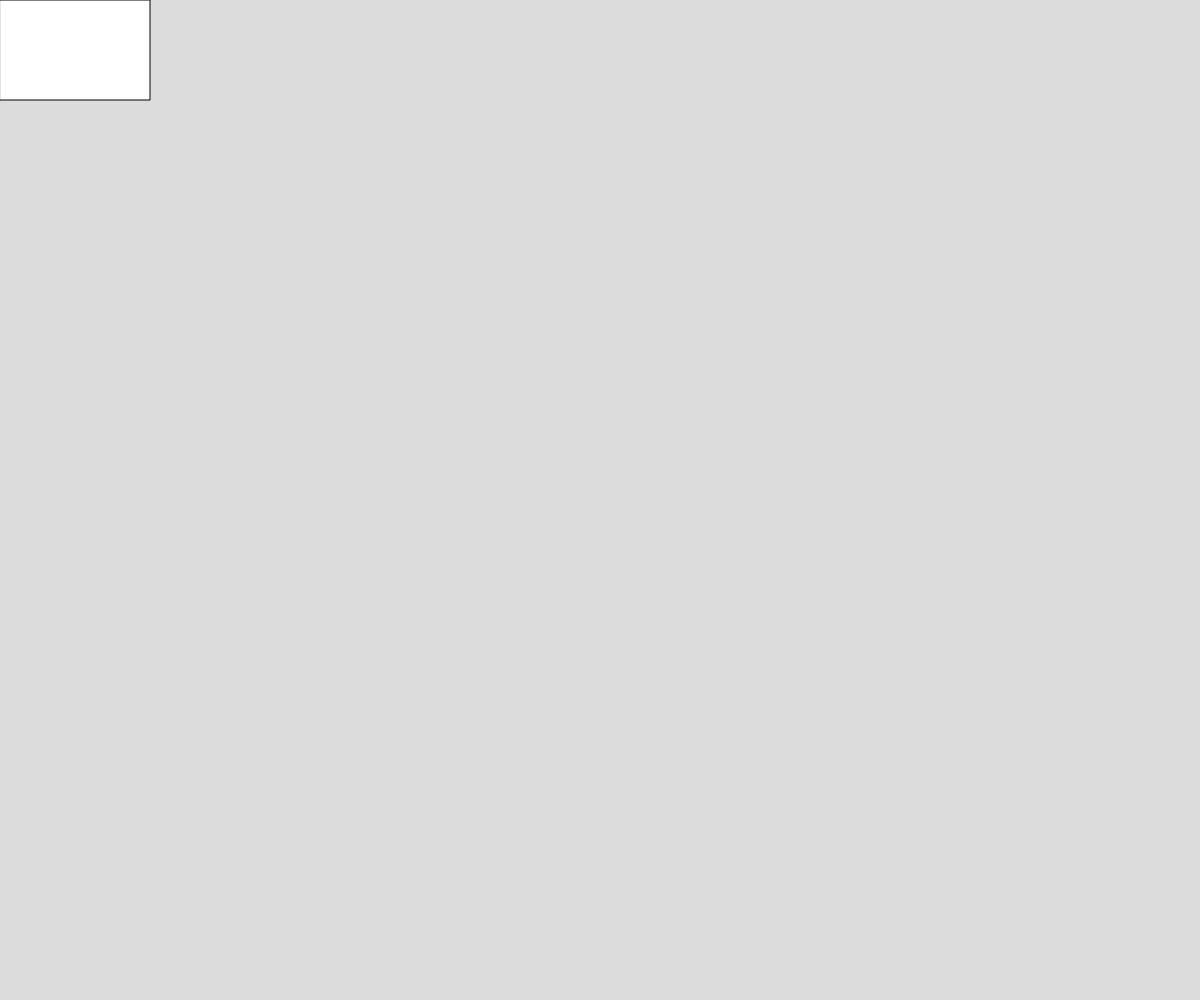
Frame 1 (no input)
Frame 60 (no input): identical to frame 1, image omitted
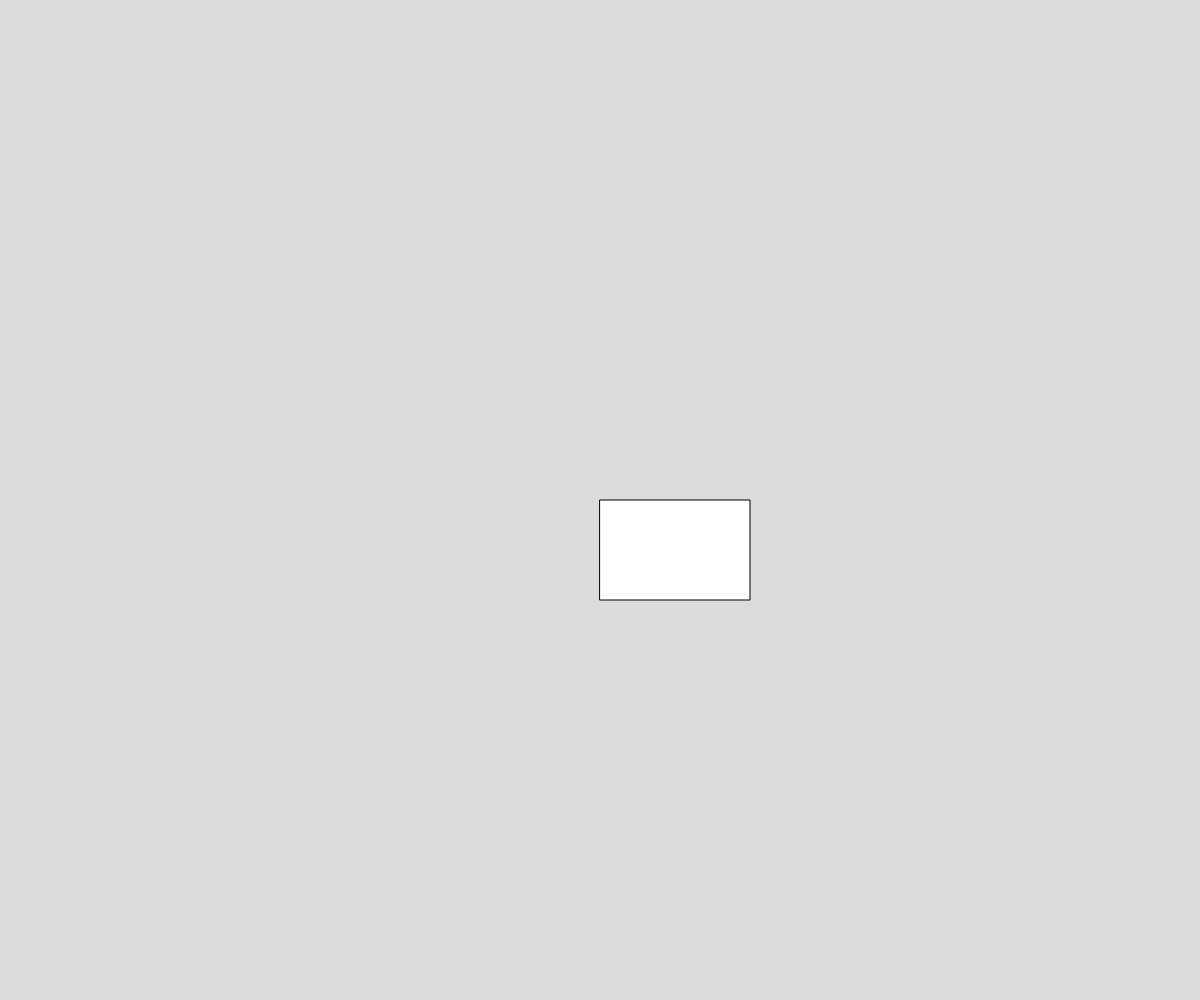
Frame 120 (the mouse pressed at the canvas centre since frame 60)

The p5.js sketch that drew these frames (run headless with seeded random() and noise() and a simulated clock; from frame 60 on, the mouse is pressed at the canvas centre):

// p5.js sketch
// ── sketch.js
// Project 1
// George Williams
// Friday, September 22, 2021
//
// Extra for Experts:
// - describe what you did to take this project "above and beyond"


function setup() {
  createCanvas(windowWidth, windowHeight);
}

function draw() {
  background(220);


  rect(mouseX, mouseY, 150, 100);
}
